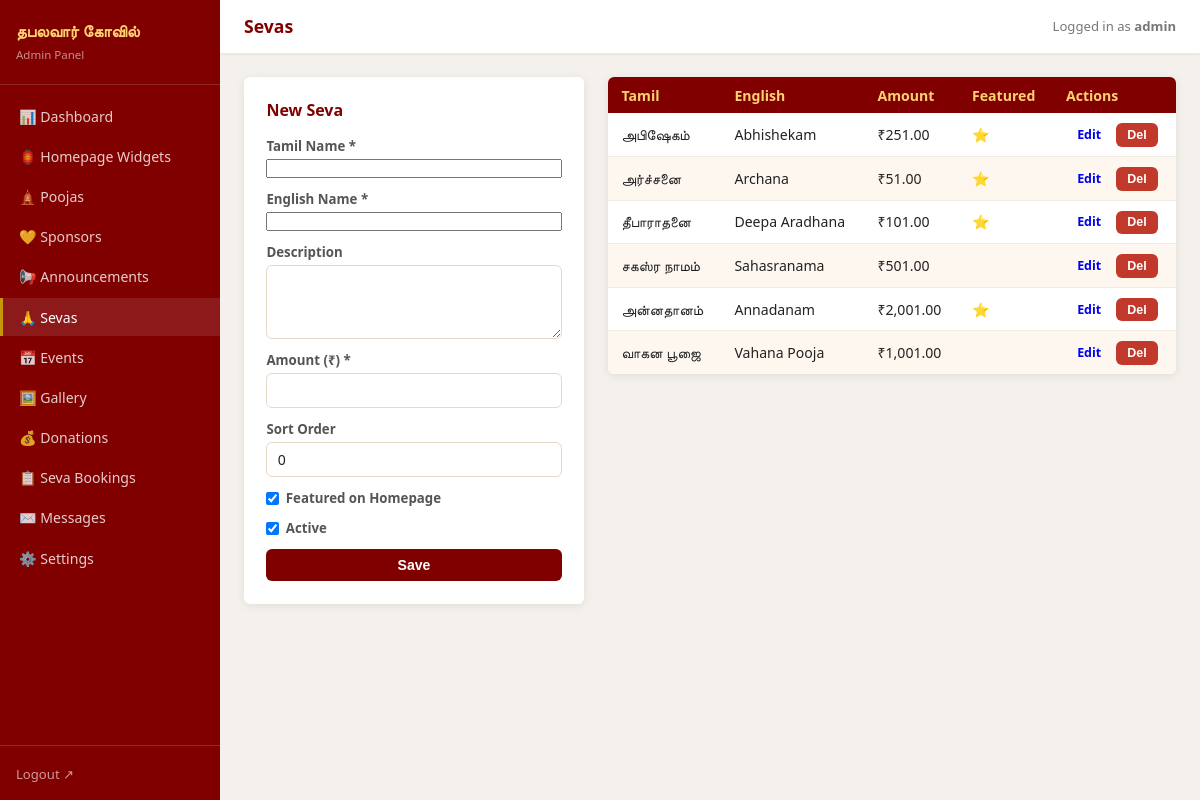
The page /admin/sevas.php (signed in) on the database its author committed.
### tables this page shows
CREATE TABLE sevas (
  id          INTEGER PRIMARY KEY AUTOINCREMENT,
  name_ta     TEXT    NOT NULL,
  name_en     TEXT    NOT NULL,
  description TEXT,
  amount      REAL    NOT NULL DEFAULT 0,
  sort_order  INTEGER NOT NULL DEFAULT 0,
  is_featured INTEGER NOT NULL DEFAULT 0,
  is_active   INTEGER NOT NULL DEFAULT 1
);

### admin/sevas.php (the view, shortened to what this page needs)
<?php
require_once __DIR__ . '/includes/admin_layout.php';
$db  = getDB();
$rows    = $db->query('SELECT * FROM sevas ORDER BY sort_order ASC')->fetchAll();
$editing = null;
?>
<div class="admin-two-col">
<div class="admin-form-box card">
  <h3><?= $editing ? 'Edit Seva' : 'New Seva' ?></h3>
  <form method="POST" action="/admin/sevas.php">
    <label>Tamil Name * <input name="name_ta" required value="<?= htmlspecialchars($editing['name_ta'] ?? '') ?>" /></label>
    <label>English Name * <input name="name_en" required value="<?= htmlspecialchars($editing['name_en'] ?? '') ?>" /></label>
    <label>Description <textarea name="description" rows="3"><?= htmlspecialchars($editing['description'] ?? '') ?></textarea></label>
    <label>Amount (₹) * <input type="number" name="amount" required min="0" step="0.01" value="<?= htmlspecialchars($editing['amount'] ?? '') ?>" /></label>
    <label>Sort Order <input type="number" name="sort_order" value="<?= htmlspecialchars($editing['sort_order'] ?? '0') ?>" /></label>
    <label class="checkbox-label"><input type="checkbox" name="is_featured" <?= (!$editing || $editing['is_featured']) ? 'checked' : '' ?> /> Featured on Homepage</label>
    <label class="checkbox-label"><input type="checkbox" name="is_active"   <?= (!$editing || $editing['is_active'])   ? 'checked' : '' ?> /> Active</label>
    <button type="submit" class="btn btn-primary">Save</button>
  </form>
</div>
<div class="admin-list">
  <table class="admin-table">
    <thead><tr><th>Tamil</th><th>English</th><th>Amount</th><th>Featured</th><th>Actions</th></tr></thead>
    <tbody>
      <?php foreach ($rows as $row): ?>
      <tr>
        <td><?= htmlspecialchars($row['name_ta']) ?></td>
        <td><?= htmlspecialchars($row['name_en']) ?></td>
        <td>₹<?= number_format($row['amount'], 2) ?></td>
        <td><?= $row['is_featured'] ? '⭐' : '' ?></td>
        <td>
          <a href="/admin/sevas.php?edit=<?= $row['id'] ?>" class="btn btn-sm">Edit</a>
          <form method="POST" style="display:inline">
            <button class="btn btn-sm btn-danger" onclick="return confirm('Delete?')">Del</button>
          </form>
        </td>
      </tr>
      <?php endforeach; ?>
    </tbody>
  </table>
</div>
</div>

### admin/assets/admin.css (style rules this page uses)
*, *::before, *::after { box-sizing: border-box; margin: 0; padding: 0; }
:root { --maroon: #800000; --gold: #c8960c; --saffron: #ff6b00; --cream: #fff8f0; --sidebar-w: 220px; --shadow: 0 2px 10px rgba(0, 0, 0, 0.08); --radius: 6px; --border: #e5d8c8; }
body { font-family: system-ui, sans-serif; background: #f4f1ec; color: #222; min-height: 100vh; }
body:not(.login-page) { display: flex; min-height: 100vh; }
.card { background: #fff; border-radius: var(--radius); box-shadow: var(--shadow); overflow: hidden; }
.admin-two-col { display: grid; grid-template-columns: 340px 1fr; gap: 1.5rem; align-items: flex-start; }
.admin-form-box { padding: 1.4rem; }
.admin-form-box h3 { color: var(--maroon); font-size: 1rem; margin-bottom: 1rem; }
form { display: flex; flex-direction: column; gap: 0.75rem; }
label { display: flex; flex-direction: column; font-size: 0.83rem; font-weight: 600; color: #555; gap: 0.25rem; }
.checkbox-label { flex-direction: row; align-items: center; gap: 0.4rem; cursor: pointer; }
input[type="text"], input[type="number"], input[type="date"], input[type="password"], input[type="tel"], input[type="file"], select, textarea { padding: 0.45rem 0.65rem; border: 1.5px solid var(--border); border-radius: var(--radius); font-size: 0.88rem; font-family: inherit; color: #222; background: #fff; }
.btn { display: inline-block; padding: 0.5rem 1.2rem; border-radius: var(--radius); font-size: 0.88rem; font-weight: 600; border: none; cursor: pointer; text-decoration: none; transition: background 0.15s; }
.btn-primary { background: var(--maroon); color: #fff; }
.btn-danger { background: #c0392b; color: #fff; }
.btn-sm { padding: 0.3rem 0.7rem; font-size: 0.78rem; }
.admin-table { width: 100%; border-collapse: collapse; font-size: 0.88rem; background: #fff; border-radius: var(--radius); overflow: hidden; box-shadow: var(--shadow); }
.admin-table th { background: var(--maroon); color: #ffd170; padding: 0.55rem 0.85rem; text-align: left; font-weight: 600; }
.admin-table td { padding: 0.5rem 0.85rem; border-bottom: 1px solid #f0ebe3; vertical-align: middle; }
.admin-table tr:last-child td { border-bottom: none; }
.admin-table tr:nth-child(even) td { background: #fdf7f0; }

### rows shown on the page
sevas: name_ta "அபிஷேகம்", name_en "Abhishekam", amount "251.00"
sevas: name_ta "அர்ச்சனை", name_en "Archana", amount "51.00"
sevas: name_ta "தீபாராதனை", name_en "Deepa Aradhana", amount "101.00"
sevas: name_ta "சகஸ்ர நாமம்", name_en "Sahasranama", amount "501.00"
sevas: name_ta "அன்னதானம்", name_en "Annadanam", amount "2,001.00"
sevas: name_ta "வாகன பூஜை", name_en "Vahana Pooja", amount "1,001.00"

### other values the page prints
$pageTitle "Sevas"
$_SESSION['admin_user'] "admin"
